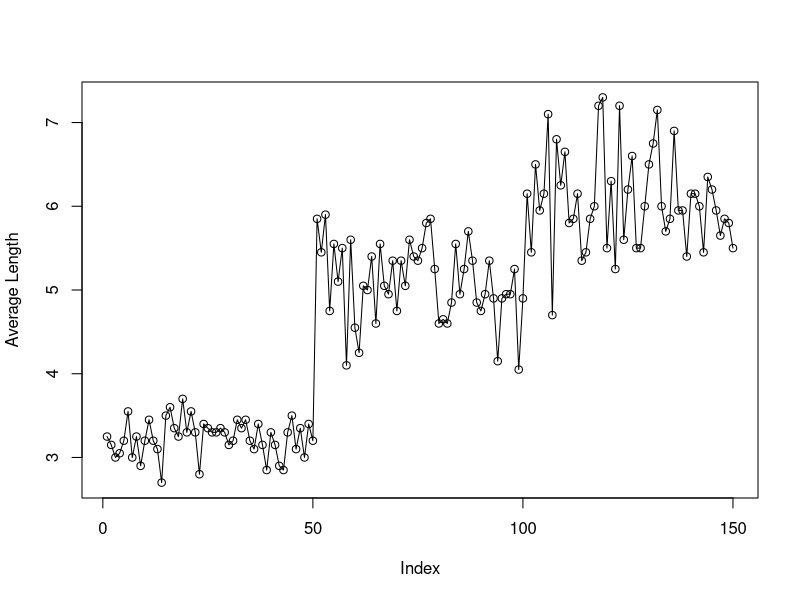
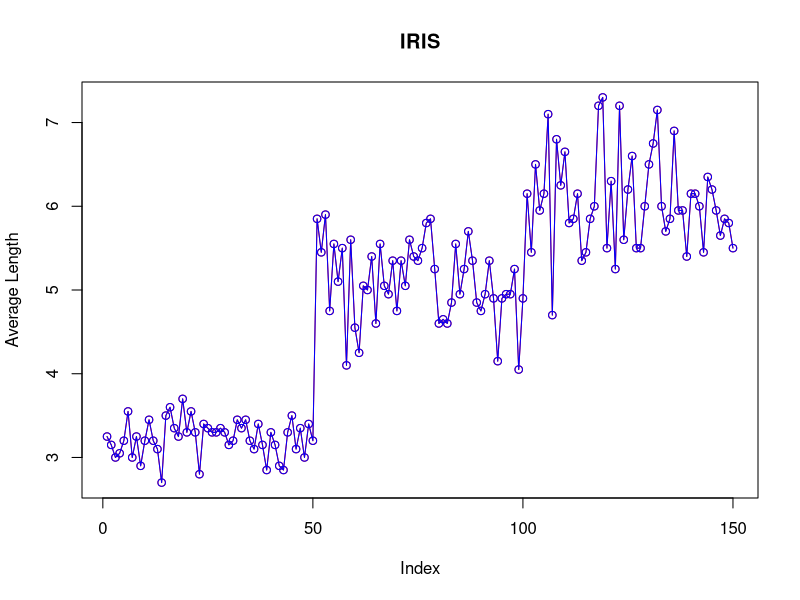

Recreate these plots in R, in order.
#1
dt=iris
#2
dt$ave.length=(dt$Sepal.Length+dt$Petal.Length)/2
#3
plot(dt$ave.length,type="o",ylab='Average Length')
#4
dt$median.length=apply(dt[c(1,3)], 1, median)
#5
plot(dt$ave.length,type="o",col='Red',ylab='Average Length', main="IRIS")
lines(dt$median.length, type = "o", col = "blue")


